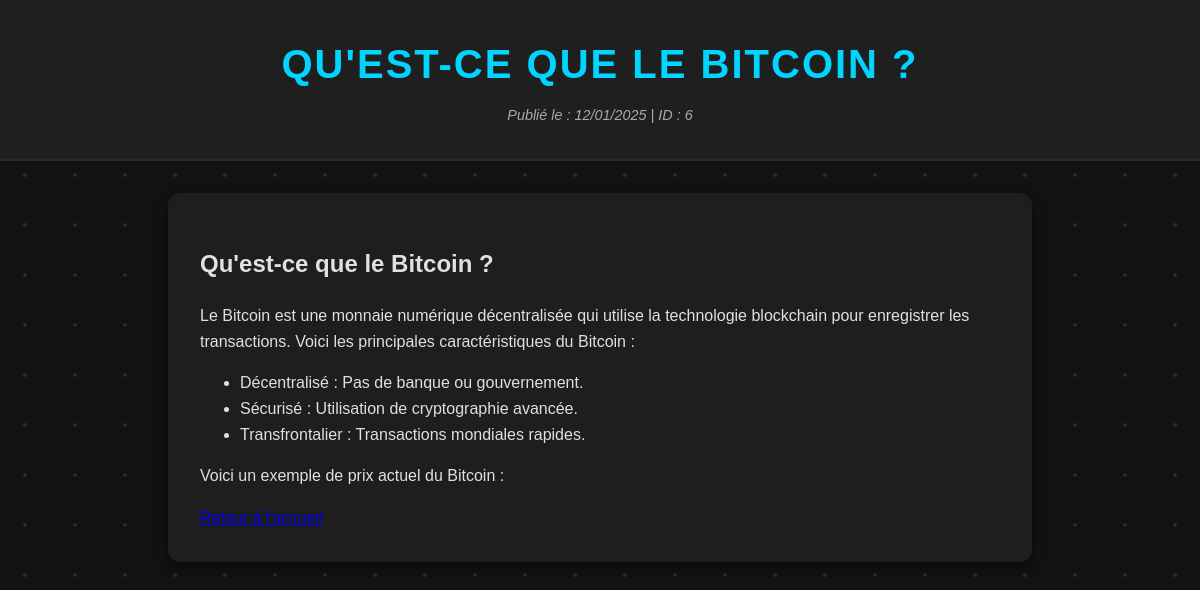
The page /article.php?id=6 on the database its author committed.
### tables this page shows
CREATE TABLE `articles` (
  `id` int(11) NOT NULL,
  `title` varchar(255) NOT NULL,
  `content` text NOT NULL,
  `created_at` timestamp NOT NULL DEFAULT current_timestamp()
);

### article.php (the view, shortened to what this page needs)
<?php
include 'config.php';
$id = $_GET['id'];
$stmt = $pdo->prepare("SELECT * FROM articles WHERE id = :id");
$stmt->execute(['id' => $id]);
$article = $stmt->fetch(PDO::FETCH_ASSOC);
?>
<!DOCTYPE html>
<html>
<head>
    <link rel="stylesheet" href="style.css">
</head>
<body>
    <header>
        <h1><?= htmlspecialchars($article['title']) ?></h1>
        <small>
            <em>Publié le : <?= date('d/m/Y', strtotime($article['created_at'])) ?> | ID : <?= $article['id'] ?></em>
        </small>
    </header>
    <div class="container">
        <div class="article-content">
            <?= $article['content'] ?>
        </div>
        <a href="index.php">Retour à l'accueil</a>
    </div>
</body>
</html>

### style.css (style rules this page uses)
body { font-family: 'Arial', sans-serif; margin: 0; padding: 0; line-height: 1.6; color: #e0e0e0; background-color: #121212; overflow-x: hidden; position: relative; }
header { text-align: center; padding: 2rem 1rem; background: #1f1f1f; border-bottom: 2px solid #282828; }
header h1 { font-size: 2.5rem; margin: 0; color: #00d4ff; text-transform: uppercase; letter-spacing: 2px; position: relative; z-index: 10; }
header small { display: block; margin-top: 0.5rem; font-size: 0.9rem; color: #aaa; }
body::before { content: ''; position: fixed; top: 0; left: 0; width: 300%; height: 300%; background: radial-gradient(circle, rgba(255, 255, 255, 0.1) 2px, transparent 2px); background-size: 50px 50px; animation: particles-move 30s linear infinite; z-index: -1; pointer-events: none; }
.container { width: 90%; max-width: 800px; margin: 2rem auto; padding: 2rem; background: #1e1e1e; border-radius: 12px; box-shadow: 0 4px 10px rgba(0, 0, 0, 0.5); position: relative; z-index: 10; }

### rows shown on the page
articles: title "QU'EST-CE QUE LE BITCOIN ?", created_at "12/01/2025", id "6", content "Qu'est-ce que le Bitcoin ? Le Bitcoin est une monnaie numérique décentralisée qui utilise la technologie blockchain pour enregistrer les transactions. Voici les principales caractéristiques du Bitcoin : Décentralisé : Pas de banque ou gouvernement. Sécurisé : Utilisation de cryptographie avancée. Transfrontalier : Transactions mondiales rapides. Voici un exemple de prix actuel du Bitcoin :"
